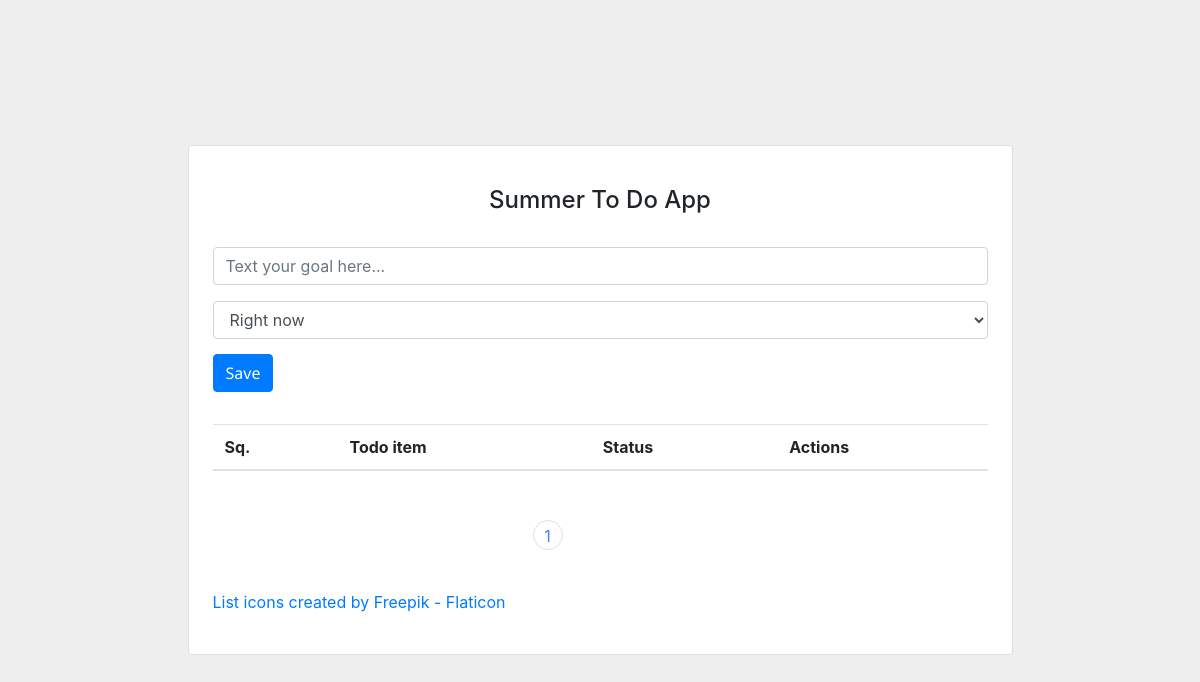
Before: /my-goals/ (signed in) with the older database file.
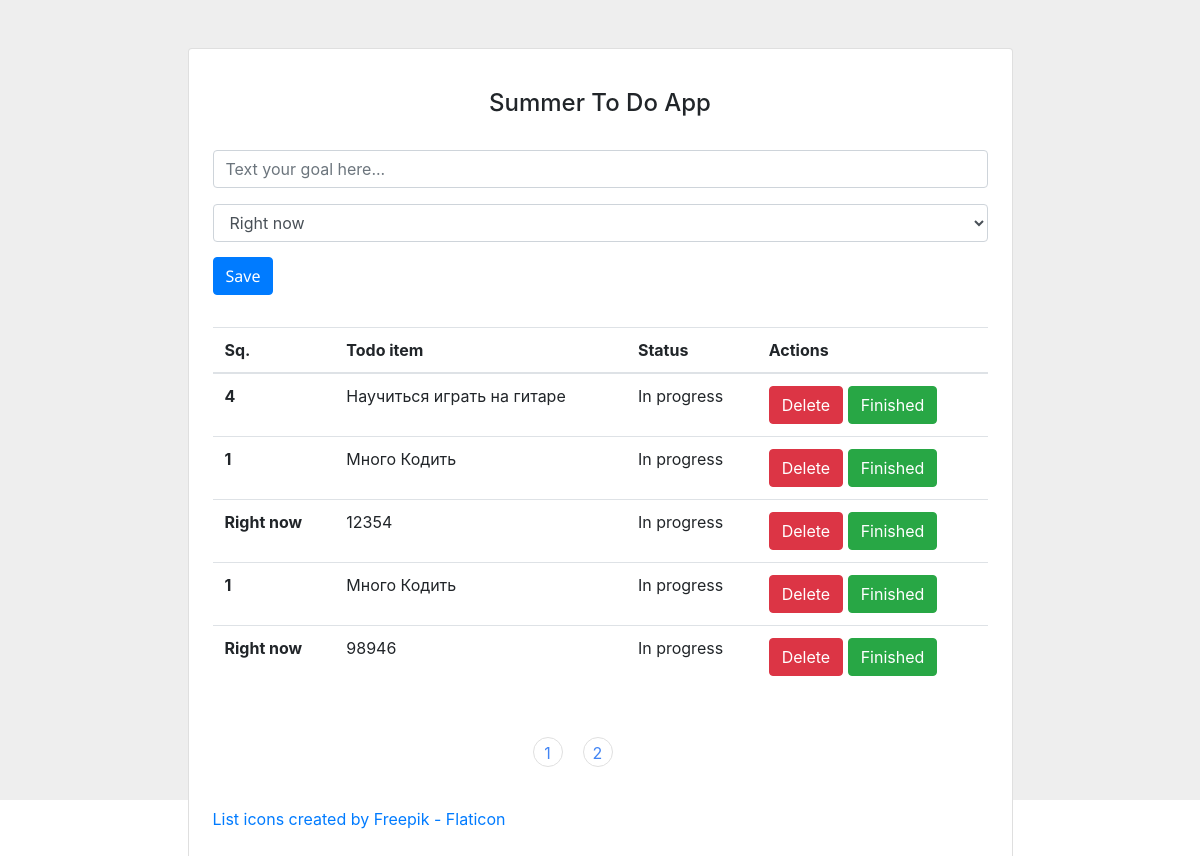
After: the same page with the newer database file.
### user/models.py (models this page shows, shortened)
class goal(models.Model):
    sequence_choices = [
        ('Right now', 'Right now'),
        ('1', 'First'),
        ('2', 'Second'),
        ('3', 'Third'),
        ('4', 'Fourth'),
        ('5', 'Fifth'),
        ('6', 'Sixth'),
        ('7', 'Seventh'),
        ('8', 'Eighth'),
        ('9', 'Nineth'),
        ('10', 'Tenth'),
    ]
    executor = models.ForeignKey(settings.AUTH_USER_MODEL, on_delete=models.CASCADE)
    title = models.CharField(max_length=60, blank=True, null=False, help_text="Text your goal here...")
    priority = models.CharField(choices=sequence_choices, default='Right now', max_length=10)
    status = models.CharField(default="In progress", blank=False, max_length=20)

### user/views.py (the view, shortened to what this page needs)
# urls.py: path('my-goals/', MyGoalsView.as_view()),
class MyGoalsView(LoginRequiredMixin, FormView):
    model = goal
    template_name = "interface/my_goals.html"
    context_object_name = 'user'
    form_class = CreateGoalForm
    success_url = '/my-goals/'
    login_url = '/authentication/login/'
    def get_context_data(self, **kwargs):
        context = super().get_context_data(**kwargs)
        goals = goal.objects.filter(
            executor=self.request.user.id).order_by('-status')
        paginator = Paginator(goals, 5)
        page_number = self.request.GET.get('page')
        page_obj = paginator.get_page(page_number)
        page_list = []
        for i in range(page_obj.paginator.num_pages):
            i += 1
            page_list.append(i)
        context['user_goals'] = goals
        context['page_obj'] = page_obj
        context['page_list'] = page_list
        return context

### user/forms.py
class CreateGoalForm(ModelForm):
    class Meta:
        model = goal
        fields = ['title', 'priority', ]

### user/templates/interface/my_goals.html (shortened to what this page needs)
{% load static %}
<head>
</head>
<link rel="stylesheet" href="https://stackpath.bootstrapcdn.com/bootstrap/4.3.1/css/bootstrap.min.css"
>
<section class="vh-100" style="background-color: #eee;">
  <div id="cont" class="container py-5 h-100">
    <div class="row d-flex justify-content-center align-items-center h-100">
      <div class="col col-lg-7 col-xl-9">
        <div class="card rounded-3">
          <div class="card-body p-4">
            <h4 class="text-center my-3 pb-3">Summer To Do App</h4>
            <form action="" method="POST"
              class="row row-cols-lg-auto g-3 justify-content-center align-items-center mb-4 pb-2">
              <div class="col-12">
                <div class="form-outline">
                  <p> <input type="text" name="title" maxlength="60" id="id_title" placeholder="Text your goal here..."
                      class="form-control"></p>
                  <select name="priority" id="id_priority" style="margin-top:10px; margin-bottom:15px;"
                    class="form-control">
                    <option value="Right now" selected="">Right now</option>
                  </select>
                </div>
              </div>
              <div class="col-12">
                <button type="submit" class="btn btn-primary"
                  style="font-family: 'Noto Sans', sans-serif;">Save</button>
              </div>
            </form>
            <table class="table mb-4">
              <thead>
                <tr>
                  <th scope="col">Sq.</th>
                  <th scope="col">Todo item</th>
                  <th scope="col">Status</th>
                  <th scope="col">Actions</th>
                </tr>
              </thead>
              <tbody>
                {% for i in page_obj %}
                <tr>
                  <th scope="row">{{ i.priority }}</th>
                  <td>{{ i.title }}</td>
                  <td>{{ i.status }}</td>
                  <td>
                    <a href="{% url 'goal-delete' pk=i.pk %}"><button type="submit" class="btn btn-danger" name="delete"
                        value="">Delete</button></a>
                    <a href="{% url 'goal-finish' pk=i.pk %}"><button type="submit" class="btn btn-success ms-1"
                        name="done">Finished</button></a>
                  </td>
                </tr>
                {% endfor %}
              </tbody>
            </table>
            <div class="pagination_rounded">
              <ul>
                {% for i in page_list %}
                <li>
                  <a href="?page={{i}}">{{ i }}</a>
                </li>
                {% endfor %}
              </ul>
            </div>
            <p><a class="text-center my-3 pb-3" href="https://www.flaticon.com/free-icons/list" title="list icons">List
                icons created by Freepik - Flaticon</a></p>
          </div>
        </div>
      </div>
    </div>
  </div>
</section>

Changed rows visible on the page:
added goal: priority "4", title "Научиться играть на гитаре", status "In progress"
added goal: priority "1", title "Много Кодить", status "In progress"
added goal: priority "Right now", title "12354", status "In progress"
added goal: priority "1", title "Много Кодить", status "In progress"
added goal: priority "Right now", title "98946", status "In progress"
Other visible differences:
new list line: "2"
